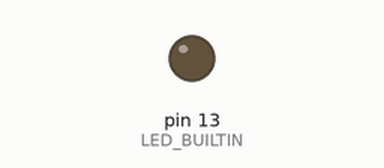
A sketch run on a simulated Arduino Uno, built with avr-gcc and run on an emulated ATmega328P. On the bench: output pins drawn as LEDs (lit = HIGH).

Above: at 1.0 s.
At 19.0 s:
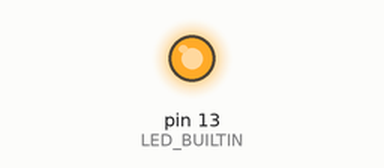
Timing chart, 0 to 20.0 s (numbered marks = the images above):
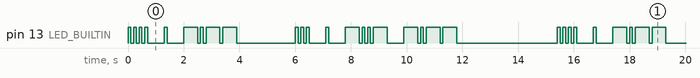

The sketch:

morse.ino
```cpp
void setup() {
  pinMode(LED_BUILTIN, OUTPUT);
}

const String message = "hey sexy";

void loop() {
  digitalWrite(LED_BUILTIN, LOW);
  for (size_t msg_idx = 0; msg_idx < message.length(); msg_idx++) {
    String morse = char_to_morse(message.charAt(msg_idx));
    blink_morse_msg(morse);
    small_pause();
  }
  delay(3000);
}

void blink_morse_msg(String morse) {
  for (size_t morse_idx = 0; morse_idx < morse.length(); morse_idx++) {
    blink_morse(morse.charAt(morse_idx));
  }
}

String char_to_morse(char c) {
  switch (c) {
    case 'h':
      return "....";
    case 'e':
      return ".";
    case 'y':
      return "-.--";
    case 's':
      return "...";
    case 'x':
      return "-..-";
    case ' ':
      return " ";
  }
}

void blink_morse(char c) {
  switch (c) {
    case '.':
      dot();
      break;
    case '-':
      dash();
      break;
    case ' ':
      big_pause();
      break;
  }
}

void dot() {
  digitalWrite(LED_BUILTIN, HIGH);
  delay(100);
  digitalWrite(LED_BUILTIN, LOW);
  delay(100);
}

void dash() {
  digitalWrite(LED_BUILTIN, HIGH);
  delay(500);
  digitalWrite(LED_BUILTIN, LOW);
  delay(100);
}

void small_pause() {
  digitalWrite(LED_BUILTIN, LOW);
  delay(500);
}

void big_pause() {
  digitalWrite(LED_BUILTIN, LOW);
  delay(1000);
}
```

Measured:
- by itself, pin 13 (LED_BUILTIN): moves between LOW and HIGH, repeating every 15.4 s
- by itself, everything shown: repeats every 15.4 s, in 42 steps
